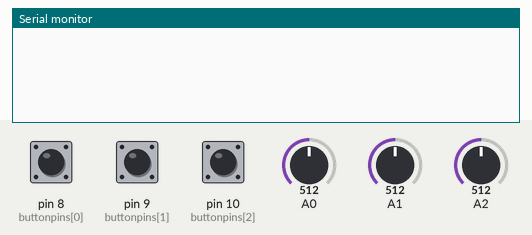
Bench run of a sketch on a simulated Arduino Uno, built with avr-gcc and run on an emulated ATmega328P. On the bench: the last lines printed to the serial monitor. The inputs (shaded band) are chosen by the test bench; at power-on: A0 = 512, A1 = 512, A2 = 512, pin 9 (buttonpins[1]) LOW, pin 10 (buttonpins[2]) LOW, pin 8 (buttonpins[0]) LOW.

Above: at 1.2 s.
1.3 s: A0 set to 716
At 2.5 s:
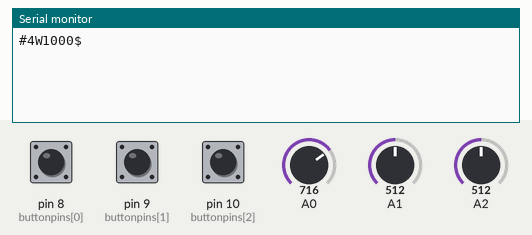
2.8 s: A1 set to 716
At 3.8 s:
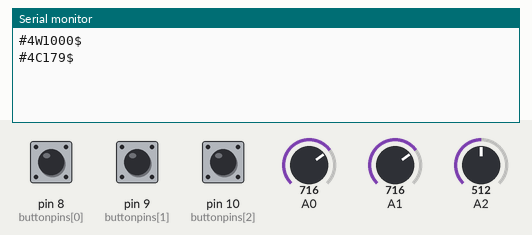
4.3 s: A2 set to 716
At 5.2 s:
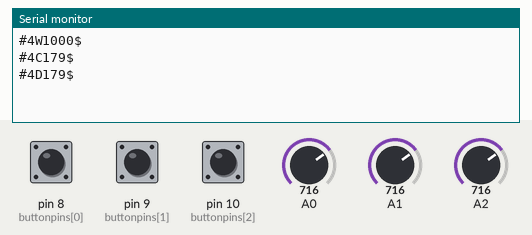
5.8 s: pin 9 (buttonpins[1]) pulled HIGH for 0.15 s
At 6.6 s:
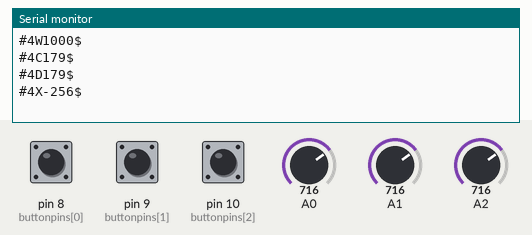
7.4 s: pin 10 (buttonpins[2]) pulled HIGH for 0.15 s
At 8.0 s:
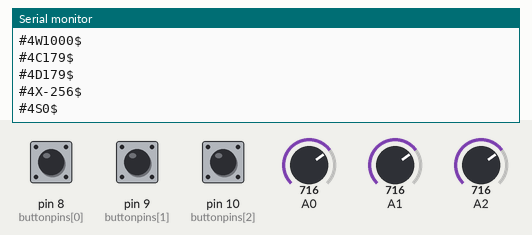
9.0 s: pin 8 (buttonpins[0]) pulled HIGH for 0.15 s
At 9.5 s:
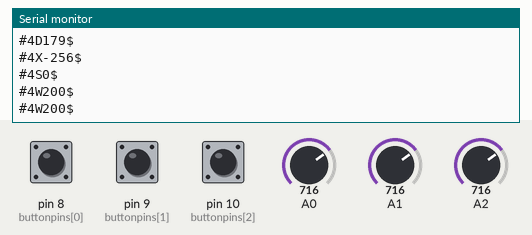

The sketch:

ColorBox2.ino
```cpp
#include "SPI.h"
#include <Wire.h>
#include "Adafruit_TCS34725.h"

/******************
 *
 *   Color Box - Battery-operated black box with
 *
 *   3 knobs and 3 buttons
 *
 *   and an Arduino and xBee
 *
 *   use controller to operate remotely light-up outfits
 *
 ******************/

// Digital pins for buttons 1, 2, 3
char buttonpins[3] = { 8,9,10 };

// Current and previous status of buttons
boolean buttoncurr[3];
boolean buttonprev[3];
long buttontime[3];

// Analog pins for dials 1, 2, 3
char dialpins[3] = { 0,1,2 };

// Color Sensor stuff

byte gammatable[256];

Adafruit_TCS34725 tcs = Adafruit_TCS34725(TCS34725_INTEGRATIONTIME_50MS, TCS34725_GAIN_4X);


// Current position of dials
int dialval[3];
#define MinDialChange 5 // Minimum change in a dial that will register. Prevents flickering

int costnum;        // Which costume is dial 0 set to
#define MaxCost 4   // 0=No control, 1-2-3-etc=specific costume, 9=All costumes

int show = 0;       // Which show we are on
#define MaxShow 15  // Total number of shows

int pacing;
#define AvgDelay 100  // Delay if the dial is turned "off"

byte color;
#define MaxColor 255     // Number of color options

// xBee language
#define COMMAND_PROMPT     '#'
#define COMMAND_WHITE      'W'
#define COMMAND_COLOR      'C'
#define COMMAND_DELAY      'D'
#define COMMAND_SHOW       'S'
#define COMMAND_COLORSENSE 'X'
#define COMMAND_END        '$'

void setup() {

   Serial.begin(9600);

   SetUpGammaTable();   // For color sensor

   for (int p=0; p<3; p++) {
     pinMode(buttonpins[p], INPUT);
     buttonprev[p] = false;
     buttoncurr[p] = digitalRead(buttonpins[p]);
     buttontime[p] = 0;

     dialval[p] = GetDial(p);
   }
   costnum = CalcCostume(dialval[0]);
   //Serial.begin(9600);
}

// Main loop is easy: keep polling the control box
void loop() {
  CheckBox();
}


//
// Check Box
//
// Goes through the 3 buttons and 3 dials and see whether they have changed position

void CheckBox() {

  delay(100);   // Information bandwidth

  // Start with the dials

  // Dial #0 - The costume dial
  if (abs(GetDial(0) - dialval[0]) > MinDialChange) { // Has dial #0 budged?
    dialval[0] = GetDial(0);  // Update dial
    int newCost = CalcCostume(dialval[0]);
    if (newCost != costnum) {  // Dial has moved to new costume!
      costnum = newCost;
      //SendMessage(COMMAND_COLOR, color);  // Update the costume with color info?
      //SendMessage(COMMAND_DELAY, pacing); // Update the costume with speed info?
      //SendMessage(COMMAND_SHOW, show);    // Update the costume with show info?
      SendMessage(COMMAND_WHITE, 1000);     // Make the new costumes glow white for 1s
    }
  }

  // Dial #1 - The color dial
  if (abs(GetDial(1) - dialval[1]) > MinDialChange) { // Has dial #1 budged?
    dialval[1] = GetDial(1);  // Update dial
    color = dialval[1] / 4;   // Set new color. 0-1024 on dial into 0-255 for color
    SendMessage(COMMAND_COLOR, color);              // Send out new color by xBee
  }

   // Dial #2 - The speed dial (Done)
  if (abs(GetDial(2) - dialval[2]) > MinDialChange) { // Has dial #2 budged?
    dialval[2] = GetDial(2);  // Update dial
    if (dialval[2] == 0) {    // Dial is switched off
      pacing = AvgDelay;      // Off state means use average delay
    } else {
      pacing = dialval[2] / 4;  // Set new delay. 0-1024 on dial into 0-255 for delay
    }
    SendMessage(COMMAND_DELAY, pacing);              // Send out new speed by xBee
  }

  // Look next at the buttons

  // Button #0 - Turns the particular outfit white
  if (digitalRead(buttonpins[0])) {     // Button #0 is pressed. No debouncing here
    SendMessage(COMMAND_WHITE, 200);    // Make the new costumes glow white
  }

  // Button #1 - The color picker
  if (ButtonPushed(1)) { // Button #1 is pressed
    SendMessage(COMMAND_COLORSENSE, ReadColorSensor()); // Send out the sensed color
  }

  // Button #2 - The show button
  if (ButtonPushed(2)) { // Button #2 is pressed
    show = show++ % MaxShow;
    SendMessage(COMMAND_SHOW, show);    // Send out new show by xBee
  }
}

//
// Get Dial
//
// Returns the position of the dial pot
// The dial input needs to be 0-2

int GetDial(char dial) {
  return(analogRead(dialpins[dial]));
}

// CalcCostume
//
// Divides the 0-255 costume dial into even portions of MaxCost+2
// Returns a key code: 0=No control, 1-2-3-etc=specific costume, 9=All costumes

int CalcCostume(int potvalue) {
  int partition = potvalue/(1024/(MaxCost+2));
  if (partition > MaxCost) partition = 9;
  return (partition);
}

//
// ButtonPushed
//
// Returns true if the button has been pushed
// Includes a timer to prevent flickering

boolean ButtonPushed(char b) {
  //return(false);

  boolean bstate = digitalRead(buttonpins[b]);

  if (bstate == HIGH && buttonprev[b] == LOW && millis() - buttontime[b] > 100) { // Has button been pushed?
      buttoncurr[b] = LOW;                                                        // Yes, reset the button
      buttonprev[b] = HIGH;
      buttontime[b] = millis();      // ... and remember when the last button press was
      return true;          // Button pushed
  } else {                  // Button not pushed
      buttonprev[b] = bstate;
      return false;
  }
}

//
// Send Message
//
// Sends out the command prompt '#'
// Sends out the commander number: 0=No control, 1-2-3-etc=specific costume, 9=All costumes
// Sends out the command (one letter)
// Sends out the value
// Sends out the end prompt '$'

void SendMessage(char command, int value) {
  Serial.print(COMMAND_PROMPT);  // '#'
  Serial.print(costnum);         // 0=No control, 1-2-3-etc=specific costume, 9=All costumes
  Serial.print(command);
  Serial.print(value);
  Serial.println(COMMAND_END);
}

// Set up Gamma Table
//
// For the color sensor
// Set up Gamma table for the color sensor
// it helps convert RGB colors to what humans see

void SetUpGammaTable() {

  for (int i=0; i<256; i++) {
    float x = i;
    x /= 255;
    x = pow(x, 2.5);
    x *= 255;

    //gammatable[i] = 255 - x;
    gammatable[i] = x;
  }
}

// Read color sensor
//
// Reads the Adafruit color sensor. Returns a unit32_t color from the r,g,b values
uint32_t ReadColorSensor() {
  return(Color(0,255,0));     // For testing until I install the color sensor
  /*
  uint16_t clear, red, green, blue;

  // Poll the sensor
  tcs.setInterrupt(false);      // turn on LED
  delay(60);  // takes 50ms to read
  tcs.getRawData(&red, &green, &blue, &clear);
  tcs.setInterrupt(true);  // turn off LED

  //Serial.print("C:\t"); Serial.print(clear);
  //Serial.print("\tR:\t"); Serial.print(red);
  //Serial.print("\tG:\t"); Serial.print(green);
  //Serial.print("\tB:\t"); Serial.print(blue);

  // Figure out some basic hex code for visualization
  uint32_t sum = red;
  sum += green;
  sum += blue;
  //sum = clear;
  float r, g, b;
  r = red; r /= sum;
  g = green; g /= sum;
  b = blue; b /= sum;
  r *= 256; g *= 256; b *= 256;
  //Serial.print("\t");
  //Serial.print((int)r, HEX); Serial.print((int)g, HEX); Serial.print((int)b, HEX);
  //Serial.println();

  //Serial.print(gammatable[(int)r]); Serial.print(" "); Serial.print(gammatable[(int)g]); Serial.print(" "); Serial.println(gammatable[(int)b]);

  return(Color(gammatable[(int)r], gammatable[(int)g], gammatable[(int)b]));
  //return(Color(r,g,b));
  */
}

// Create a 24 bit color value from R,G,B
uint32_t Color(byte r, byte g, byte b)
{
  uint32_t c;
  c = r;
  c <<= 8;
  c |= g;
  c <<= 8;
  c |= b;
  return c;
}
```

Measured:
- after the input at 1.3 s, the serial monitor: prints a new line after 0.10 s (image 1)
- after the input at 2.8 s, the serial monitor: prints a new line at once (image 2)
- after the input at 4.3 s, the serial monitor: prints a new line at once (image 3)
- after the input at 5.8 s, the serial monitor: prints a new line at once (image 4)
- after the input at 7.4 s, the serial monitor: prints a new line at once (image 5)
- after the input at 9.0 s, the serial monitor: prints a new line at once (image 6)
